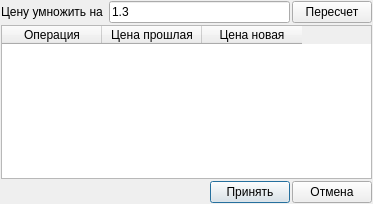
<?xml version="1.0" encoding="UTF-8"?>
<ui version="4.0">
 <class>Dialog</class>
 <widget class="QDialog" name="Dialog">
  <property name="geometry">
   <rect>
    <x>0</x>
    <y>0</y>
    <width>373</width>
    <height>204</height>
   </rect>
  </property>
  <property name="windowTitle">
   <string>Dialog</string>
  </property>
  <layout class="QGridLayout" name="gridLayout">
   <property name="leftMargin">
    <number>1</number>
   </property>
   <property name="topMargin">
    <number>1</number>
   </property>
   <property name="rightMargin">
    <number>1</number>
   </property>
   <property name="bottomMargin">
    <number>1</number>
   </property>
   <property name="spacing">
    <number>2</number>
   </property>
   <item row="1" column="0">
    <widget class="QTableWidget" name="tw_operations">
     <property name="editTriggers">
      <set>QAbstractItemView::NoEditTriggers</set>
     </property>
     <property name="alternatingRowColors">
      <bool>true</bool>
     </property>
     <property name="selectionBehavior">
      <enum>QAbstractItemView::SelectRows</enum>
     </property>
     <attribute name="verticalHeaderVisible">
      <bool>false</bool>
     </attribute>
     <attribute name="verticalHeaderDefaultSectionSize">
      <number>20</number>
     </attribute>
     <attribute name="verticalHeaderMinimumSectionSize">
      <number>18</number>
     </attribute>
     <column>
      <property name="text">
       <string>Операция</string>
      </property>
     </column>
     <column>
      <property name="text">
       <string>Цена прошлая</string>
      </property>
     </column>
     <column>
      <property name="text">
       <string>Цена новая</string>
      </property>
     </column>
    </widget>
   </item>
   <item row="2" column="0">
    <layout class="QHBoxLayout" name="horizontalLayout_8">
     <item>
      <spacer name="horizontalSpacer_6">
       <property name="orientation">
        <enum>Qt::Horizontal</enum>
       </property>
       <property name="sizeHint" stdset="0">
        <size>
         <width>40</width>
         <height>20</height>
        </size>
       </property>
      </spacer>
     </item>
     <item>
      <widget class="QPushButton" name="pb_acc">
       <property name="text">
        <string>Принять</string>
       </property>
      </widget>
     </item>
     <item>
      <widget class="QPushButton" name="pushButton">
       <property name="text">
        <string>Отмена</string>
       </property>
      </widget>
     </item>
    </layout>
   </item>
   <item row="0" column="0">
    <layout class="QHBoxLayout" name="horizontalLayout">
     <property name="spacing">
      <number>2</number>
     </property>
     <item>
      <widget class="QLabel" name="label">
       <property name="text">
        <string>Цену умножить на </string>
       </property>
      </widget>
     </item>
     <item>
      <widget class="QLineEdit" name="le_multiply_price">
       <property name="text">
        <string>1.3</string>
       </property>
      </widget>
     </item>
     <item>
      <widget class="QPushButton" name="pb_calc">
       <property name="text">
        <string>Пересчет</string>
       </property>
      </widget>
     </item>
    </layout>
   </item>
  </layout>
 </widget>
 <resources/>
 <connections>
  <connection>
   <sender>pb_calc</sender>
   <signal>clicked()</signal>
   <receiver>Dialog</receiver>
   <slot>ui_calc()</slot>
   <hints>
    <hint type="sourcelabel">
     <x>341</x>
     <y>11</y>
    </hint>
    <hint type="destinationlabel">
     <x>578</x>
     <y>23</y>
    </hint>
   </hints>
  </connection>
  <connection>
   <sender>pb_acc</sender>
   <signal>clicked()</signal>
   <receiver>Dialog</receiver>
   <slot>ui_acc()</slot>
   <hints>
    <hint type="sourcelabel">
     <x>242</x>
     <y>189</y>
    </hint>
    <hint type="destinationlabel">
     <x>243</x>
     <y>243</y>
    </hint>
   </hints>
  </connection>
  <connection>
   <sender>pushButton</sender>
   <signal>clicked()</signal>
   <receiver>Dialog</receiver>
   <slot>ui_can()</slot>
   <hints>
    <hint type="sourcelabel">
     <x>332</x>
     <y>180</y>
    </hint>
    <hint type="destinationlabel">
     <x>336</x>
     <y>243</y>
    </hint>
   </hints>
  </connection>
 </connections>
 <slots>
  <slot>ui_calc()</slot>
  <slot>ui_acc()</slot>
  <slot>ui_can()</slot>
 </slots>
</ui>
